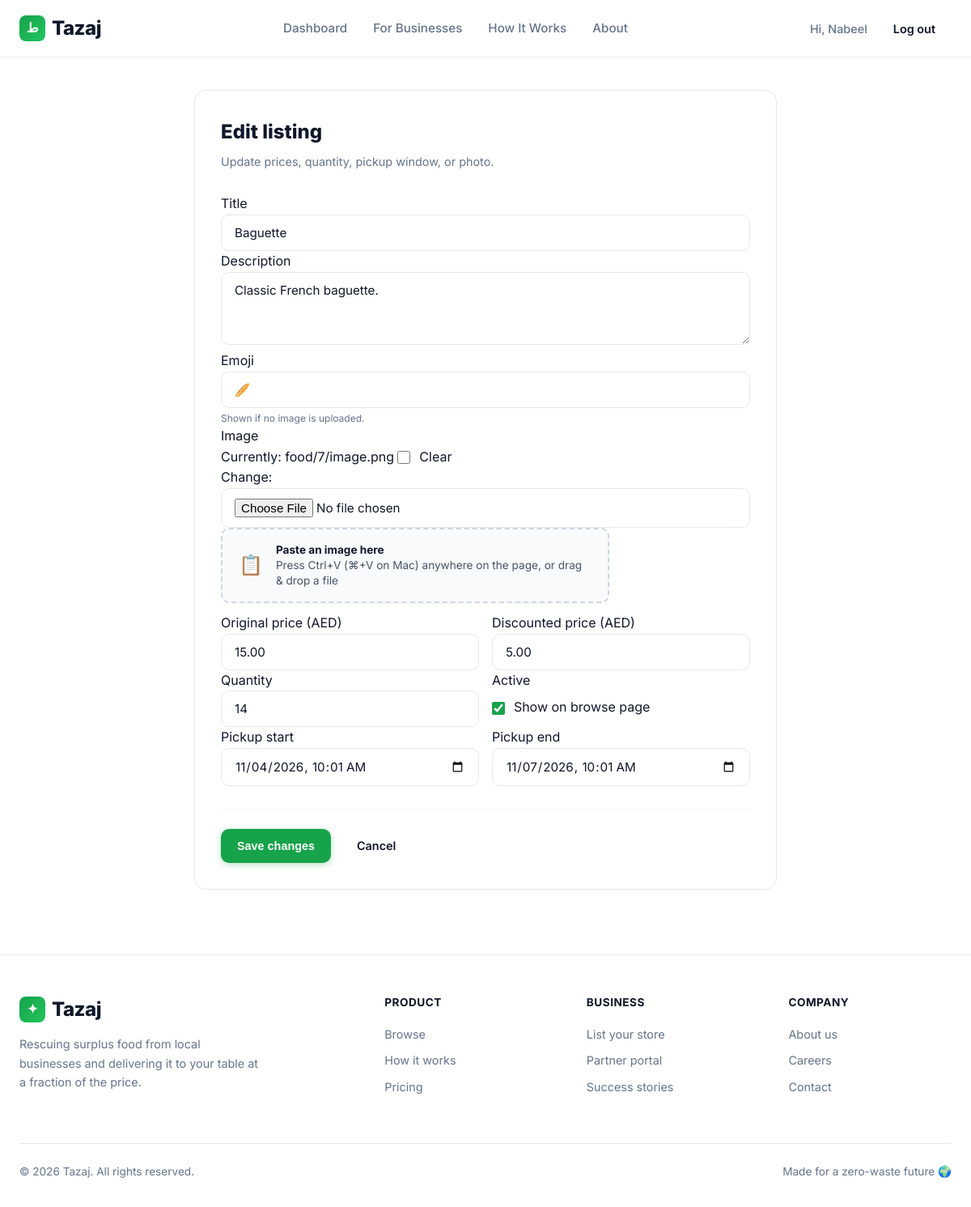
The app's page /dashboard/food/7/edit/ (signed in), older data.
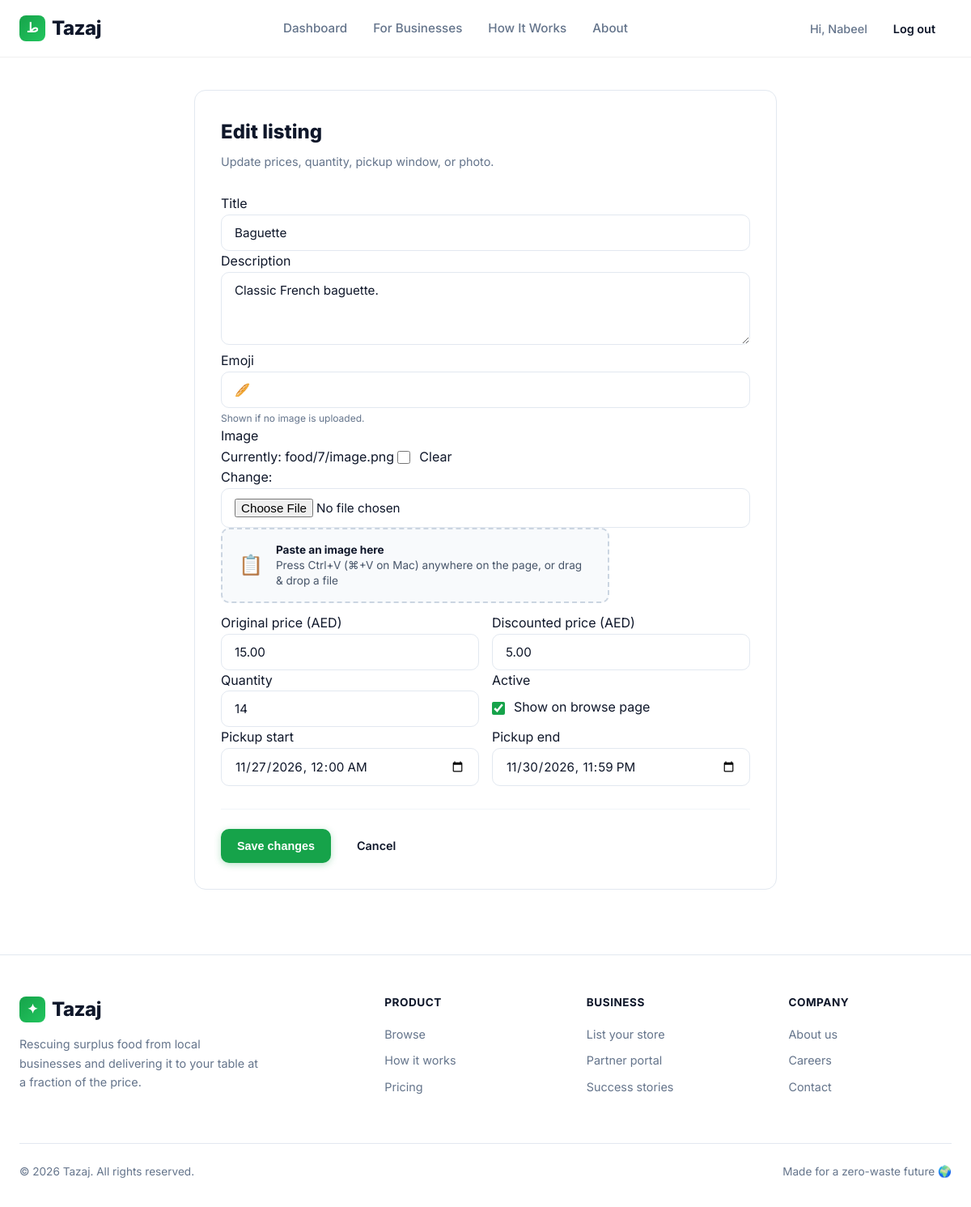
The same page, newer data.
### main/models.py (models this page shows, shortened)
class Food(models.Model):
    shop = models.ForeignKey(
        Shop,
        on_delete=models.CASCADE,
        related_name='foods',
    )
    title = models.CharField(max_length=140)
    description = models.TextField(blank=True)
    original_price = models.DecimalField(max_digits=8, decimal_places=2)
    discounted_price = models.DecimalField(max_digits=8, decimal_places=2)
    quantity = models.PositiveIntegerField(default=1)
    pickup_start = models.DateTimeField()
    pickup_end = models.DateTimeField()
    emoji = models.CharField(max_length=8, default='🍽️')
    image = models.ImageField(
        upload_to=food_image_path,
        blank=True,
        null=True,
    )
    is_active = models.BooleanField(default=True)
    created_at = models.DateTimeField(auto_now_add=True)
    class Meta:
        ordering = ['pickup_end']

### main/views.py (the view)
# urls.py: path("dashboard/food/<int:pk>/edit/", views.food_edit, name="food_edit"),
@login_required
def food_edit(request, pk):
    _require_business(request)
    shop = get_object_or_404(Shop, owner=request.user)
    food = get_object_or_404(Food, pk=pk, shop=shop)
    if request.method == "POST":
        form = FoodForm(request.POST, request.FILES, instance=food)
        if form.is_valid():
            form.save()
            messages.success(request, f"Listing “{food.title}” updated.")
            return redirect("dashboard")
    else:
        form = FoodForm(instance=food)
    return render(
        request,
        "dashboard/food_form.html",
        {"form": form, "mode": "edit", "shop": shop, "food": food},
    )

### main/models.py (called while the page is built)
    def is_business(self):
        return self.role == self.BUSINESS

### main/views.py (called while the page is built)
def _require_business(request):
    if not request.user.is_authenticated or not request.user.is_business():
        raise PermissionDenied

### templates/dashboard/food_form.html (shortened to what this page needs)
{% extends "base.html" %}
{% load static %}
{% block extra_css %}
    <link rel="stylesheet" href="{% static 'css/dashboard.css' %}">
{% endblock %}
{% block content %}
<div class="dash-page">
    <div class="form-card">
        <h1>
            {% if mode == "create" %}New listing{% else %}Edit listing{% endif %}
        </h1>
        <p>
            {% if mode == "create" %}
                Add a surplus item customers can reserve.
            {% else %}
                Update prices, quantity, pickup window, or photo.
            {% endif %}
        </p>
        <form method="post" enctype="multipart/form-data" novalidate>
            <div class="form-group">
                <label for="{{ form.title.id_for_label }}">Title</label>
                {{ form.title }}
            </div>
            <div class="form-group">
                <label for="{{ form.description.id_for_label }}">Description</label>
                {{ form.description }}
            </div>
            <div class="form-group">
                <label for="{{ form.emoji.id_for_label }}">Emoji</label>
                {{ form.emoji }}
                <span class="helptext">Shown if no image is uploaded.</span>
            </div>
            <div class="form-group">
                <label for="{{ form.image.id_for_label }}">Image</label>
                {{ form.image }}
            </div>
            <div class="form-row">
                <div class="form-group">
                    <label for="{{ form.original_price.id_for_label }}">Original price (AED)</label>
                    {{ form.original_price }}
                </div>
                <div class="form-group">
                    <label for="{{ form.discounted_price.id_for_label }}">Discounted price (AED)</label>
                    {{ form.discounted_price }}
                </div>
            </div>
            <div class="form-row">
                <div class="form-group">
                    <label for="{{ form.quantity.id_for_label }}">Quantity</label>
                    {{ form.quantity }}
                </div>
                <div class="form-group">
                    <label for="{{ form.is_active.id_for_label }}">Active</label>
                    <label style="display:block; padding-top:0.5rem;">
                        {{ form.is_active }} Show on browse page
                    </label>
                </div>
            </div>
            <div class="form-row">
                <div class="form-group">
                    <label for="{{ form.pickup_start.id_for_label }}">Pickup start</label>
                    {{ form.pickup_start }}
                </div>
                <div class="form-group">
                    <label for="{{ form.pickup_end.id_for_label }}">Pickup end</label>
                    {{ form.pickup_end }}
                </div>
            </div>
            <div class="form-actions">
                <button type="submit" class="btn btn-primary">
                    {% if mode == "create" %}Create listing{% else %}Save changes{% endif %}
                </button>
                <a href="{% url 'dashboard' %}" class="btn btn-ghost">Cancel</a>
            </div>
        </form>
    </div>
</div>
{% endblock %}

Row changes from the older to the newer data that the page shows:
changed Food "Baguette": pickup_start "11/04/2026 10:01" → "11/27/2026 00:00"; pickup_end "11/07/2026 10:01" → "11/30/2026 23:59"
